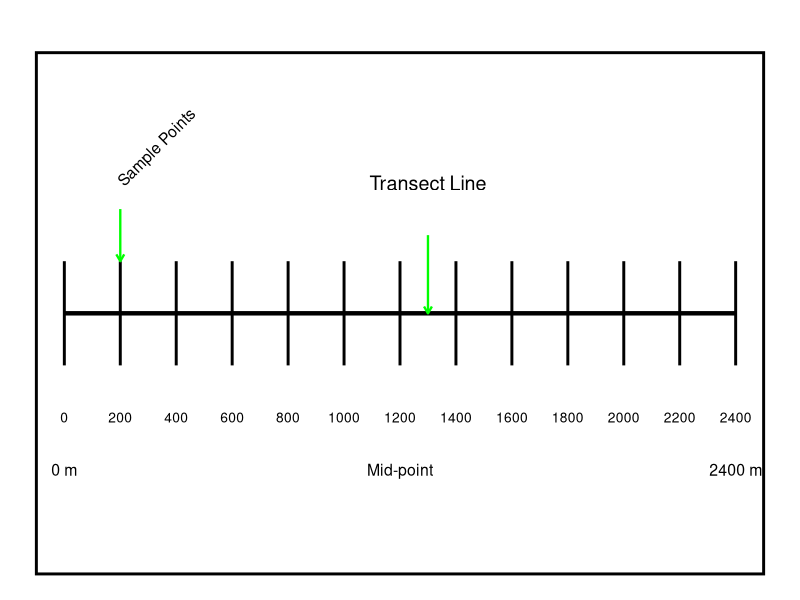

The R script that drew this image:
## ---- chunk 1
library(ggplot2)

# Define parameters for the transect
start <- 0         
end <- 2400        
spacing <- 200     
mid_point <- 1300  

# Data for labels at intervals along the transect
interval_labels <- data.frame(
  x = seq(start, end, by = spacing),
  y = rep(-0.4, length(seq(start, end, by = spacing))), # Position below the transect
  text = seq(start, end, by = spacing) # Numbers at intervals
)

# Data for key labels (start, midpoint, end)
labels <- data.frame(
  x = c(start, (start + end) / 2, end),
  y = c(0, 0, 0),
  text = c("0 m", "Mid-point", "2400 m")
)

# Create the plot
  ggplot() +
  # Draw the transect line
  geom_segment(aes(x = start, xend = end, y = 0, yend = 0), size = 1.5) +
  
  # Add sample points (tick marks)
  geom_segment(aes(x = seq(start, end, by = spacing), 
                   xend = seq(start, end, by = spacing), 
                   y = -0.2, yend = 0.2), size = 1) +
  
  # Add labels at intervals
  geom_text(data = interval_labels, aes(x = x, y = y, label = text), size = 3.5) +
  
  # Add labels for start, mid-point, and end
  geom_text(data = labels, aes(x = x, y = -0.6, label = text), size = 4) +
  
  # Arrow and label for "Transect Line" (placed at 1300 m, green color)
  geom_segment(aes(x = mid_point, xend = mid_point, y = 0.3, yend = 0), 
               arrow = arrow(length = unit(0.2, "cm")), size = 0.8, color = "green") +
  annotate("text", x = mid_point, y = 0.5, label = "Transect Line", size = 5) +
  
  # Shortened arrow and label for "Sample Points" (diagonally, green color)
  geom_segment(aes(x = start + spacing, xend = start + spacing, y = 0.4, yend = 0.2), 
               arrow = arrow(length = unit(0.2, "cm")), size = 0.8, color = "green") +
  annotate("text", x = start + spacing, y = 0.5, label = "Sample Points", size = 4, 
           angle = 45, hjust = 0) +
  
  # Box around the diagram
  annotate("rect", xmin = start - 100, xmax = end + 100, ymin = -1, ymax = 1, 
           color = "black", fill = NA, size = 1) +
  
  # Minimalist theme
  theme_void() +
  labs(title = " ") +
  theme(plot.title = element_text(hjust = 0.5, size = 14, face = "bold"))
